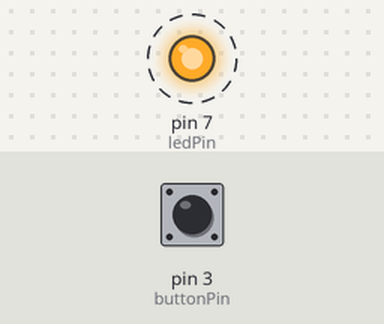
A sketch run on a simulated Arduino Uno, built with avr-gcc and run on an emulated ATmega328P. On the bench: output pins drawn as LEDs (lit = HIGH). Dashed ring = blinking. The test bench sets the inputs (shaded band); at power-on: pin 3 (buttonPin) HIGH.

Above: at 0.2 s.
Timing chart, 0 to 3.0 s (numbered marks = the images above):
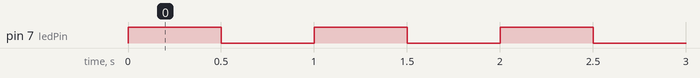

Measured:
- by itself, pin 7 (ledPin): alternates HIGH for 0.50 s and LOW for 0.50 s

The sketch:

sketch_input_apr20a.ino
```cpp
//Elena Papetti
//Fab Lab Frosinone
//Fab Academy 2015


// set pin numbers:
const int buttonPin = 3;     // the number of the pushbutton pin
const int ledPin =  7;      // the number of the LED pin

// variables will change:
int buttonState = 0;         // variable for reading the pushbutton status

void setup() {
  // initialize the LED pin as an output:
  pinMode(ledPin, OUTPUT);
  // initialize the pushbutton pin as an input:
  pinMode(buttonPin, INPUT);
}


void loop() {

  // read the state of the pushbutton value:
  buttonState = digitalRead(buttonPin);

  // check if the pushbutton is pressed.
  // if it is, the buttonState is HIGH:
  if (buttonState == LOW) {
    // turn LED on:
    digitalWrite(ledPin, HIGH);
  }
  else {
    // blink
    digitalWrite(ledPin, HIGH);
    delay(500);
    digitalWrite(ledPin, LOW);
    delay(500);
  }
}
```
